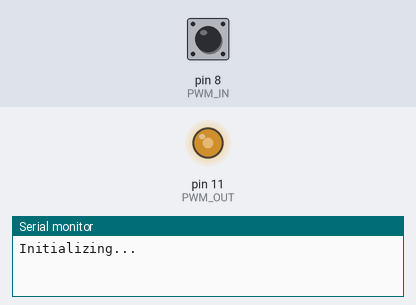
A sketch run on a simulated Arduino Uno, built with avr-gcc and run on an emulated ATmega328P. On the bench: output pins drawn as LEDs (lit = HIGH), the last lines printed to the serial monitor. The inputs (shaded band) are chosen by the test bench; at power-on: pin 8 (PWM_IN) LOW.

Above: at 1.2 s.
1.3 s: pin 8 (PWM_IN) driven HIGH
At 3.7 s:
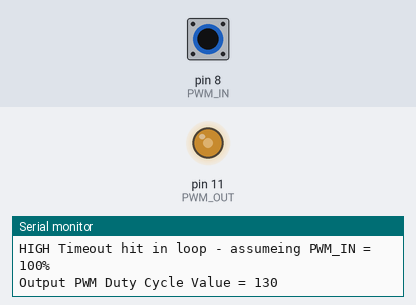
4.3 s: pin 8 (PWM_IN) driven LOW
At 4.9 s:
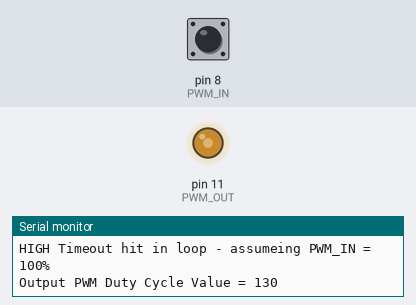
6.8 s: pin 8 (PWM_IN) pulsed HIGH 2 times (0.12 s each, 0.3 s apart)
Timing chart, 0 to 9.8 s (numbered marks = the images above; inputs shaded):
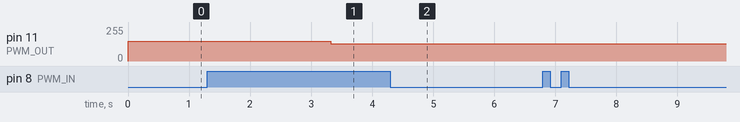

The sketch:

pwm-fan-modifier.ino
```cpp
#define PWM_IN       8  // Input PWM signal from motherboard
#define PWM_OUT      11 // Output PWM signal to fan

#define NUM_SAMPLES  32 // Look at x samples and average them to compute the PWM duty cycle and frequency
#define PWM_OFFSET   35 // Duty cycle that will be set if the PWM_IN signal is at 0%
#define MIN_DUTY_CYCLE 130

#define TIMEOUT      2000000 // Timeout counter limit.  If we exceed this number of microseconds without seeing an edge,
                             // assume the PWM has been set to 100% (if timeout high) or 0% (if timeout low)
                             // 2000000 microseconds = 2 seconds - the timeout needs to be greater than our delay count.

int PWMinState, prevInState;
unsigned long highTime[NUM_SAMPLES], lowTime[NUM_SAMPLES], pulseStart, pulseEnd;
unsigned long currentTime, highTimeOut, lowTimeOut;
int highTimerHit, lowTimerHit;
unsigned long highSum = 0;
unsigned long totalSum = 0;
unsigned long dutyCycle = 0;
unsigned long PWM_out_dutycycle;
int PWM_OUT_value;

void setup() {
  pinMode(PWM_IN, INPUT);

  // Start serial port for debug output
  Serial.begin(9600);
  Serial.print("Initializing...\n");

  // Set the PWM frequency for the PWM_OUT pin to the base frequency 31.25 kHz
  setPwmFrequency(PWM_OUT, 1);

  // Write initial PWM
  analogWrite(PWM_OUT, 150);

  // Initialize the timeout counters to 0
  highTimeOut = 0;
  lowTimeOut = 0;
  highTimerHit = 0;
  lowTimerHit = 0;

  // Read an initial value to get things started.
  prevInState = digitalRead(PWM_IN);
}

void loop() {
  int count;

  PWMinState = digitalRead(PWM_IN);

  if ((PWMinState == HIGH) && (prevInState == LOW)) {
    // Detected a rising edge on PWM_IN
    pulseStart = micros();
    highTimeOut = pulseStart;

    // Gather the next NUM_SAMPLES number of data points and calculate the PWM duty cycle and frequency
    for (count = 0; count < NUM_SAMPLES; count++) {
      while (digitalRead(PWM_IN) == HIGH) {
        // Sit in the while loop until we see a low and we'll just check the timeout counter
        currentTime = micros();
        if (currentTime < highTimeOut) {
          // The internal counter must have wrapped around, so we'll just reset the highTimeOut time
          highTimeOut = currentTime;
        } else if ((currentTime - highTimeOut) > TIMEOUT) {
          highTimerHit = 1;
          count = NUM_SAMPLES;  // Force us out of the for loop
          break;                // Break out of the while loop
        }
      }
      pulseEnd = micros();
      highTime[count] = pulseEnd - pulseStart;
      lowTimeOut = pulseEnd;

      while (digitalRead(PWM_IN) == LOW) {
        // Now we sit in the while loop until we see a high and we'll just check the timeout counter
        currentTime = micros();
        if (currentTime < lowTimeOut) {
          // The internal counter must have wrapped around, so we'll just reset the lowTimeOut time
          lowTimeOut = currentTime;
        } else if ((currentTime - lowTimeOut) > TIMEOUT) {
          lowTimerHit = 1;
          count = NUM_SAMPLES;  // Force us out of the for loop
          break;                // Break out of the while loop
        }
      }
      pulseStart = micros();
      lowTime[count] = pulseStart - pulseEnd;
      highTimeOut = pulseStart;
    }

    // Calculate the PWM duty cycle and frequency
    highSum = 0;
    totalSum = 0;
    dutyCycle = 0;

    if (highTimerHit == 1) {
      Serial.print("HIGH Timeout hit in loop - assumeing PWM_IN = 100%\n");
      dutyCycle = 100;
      highTimerHit = 0;       // Reset the timeout variables
      highTimeOut = micros();
    } else if (lowTimerHit == 1) {
      Serial.print("Low Timeout hit in loop - assumeing PWM_IN = 0%\n");
      dutyCycle = 0;
      lowTimerHit = 0;        // Reset the timeout variables
      lowTimeOut = micros();
    } else {
      for (count = 0; count < NUM_SAMPLES; count++) {
        highSum += highTime[count];
        totalSum += highTime[count] + lowTime[count];
      }
      dutyCycle = highSum * 100 / totalSum;
      Serial.print("Duty Cycle = High Time (");
      Serial.print(highSum);
      Serial.print(") / Total Time (");
      Serial.print(totalSum);
      Serial.print(") = ");
      Serial.print(dutyCycle);
      Serial.print("\n");
    }

    PWM_out_dutycycle = dutyCycle;
    if (PWM_out_dutycycle < MIN_DUTY_CYCLE) {
      PWM_out_dutycycle = MIN_DUTY_CYCLE;
    }
    Serial.print("Output PWM Duty Cycle Value = ");
    Serial.print(PWM_out_dutycycle);
    Serial.print("\n");

    PWM_OUT_value = PWM_out_dutycycle;
    analogWrite(PWM_OUT, PWM_OUT_value);
    delay(1000);
  } else if ((PWMinState == LOW) && (prevInState == HIGH)) {
    // Falling edge on PWM_IN
    lowTimeOut = micros();
  } else if (PWMinState == HIGH) {
    // If we don't see a transition, we'll just check the timeout counter
    currentTime = micros();
    if (currentTime < highTimeOut) {
      // The internal counter must have wrapped around, so we'll just reset the highTimeOut time
      highTimeOut = currentTime;
    } else if ((currentTime - highTimeOut) > TIMEOUT) {
      Serial.print("HIGH Timeout hit out of loop - assumeing PWM_IN = 100%\n");
      PWM_out_dutycycle = 100;
      Serial.print("Output PWM Duty Cycle Value = ");
      Serial.print(PWM_out_dutycycle);
      Serial.print("\n");
      PWM_OUT_value = PWM_out_dutycycle;
      analogWrite(PWM_OUT, PWM_OUT_value);

      highTimerHit = 0;       // Reset the timeout variables
      highTimeOut = micros();
    }
  } else if (PWMinState == LOW) {
    // If we don't see a transition, we'll just check the timeout counter
    currentTime = micros();
    if (currentTime < lowTimeOut) {
      // The internal counter must have wrapped around, so we'll just reset the lowTimeOut time
      lowTimeOut = currentTime;
    } else if ((currentTime - lowTimeOut) > TIMEOUT) {
      Serial.print("LOW Timeout hit out of loop - assumeing PWM_IN = 0%\n");
      dutyCycle = 0;
      PWM_out_dutycycle = dutyCycle;
      if (PWM_out_dutycycle < MIN_DUTY_CYCLE) {
        PWM_out_dutycycle = MIN_DUTY_CYCLE;
      }
      Serial.print("Output PWM Duty Cycle Value = ");
      Serial.print(PWM_out_dutycycle);
      Serial.print("\n");

      PWM_OUT_value = PWM_out_dutycycle;
      analogWrite(PWM_OUT, PWM_OUT_value);

      lowTimerHit = 0;       // Reset the timeout variables
      lowTimeOut = micros();
    }
  }

  prevInState = PWMinState;
}

/**
 * Divides a given PWM pin frequency by a divisor.
 *
 * The resulting frequency is equal to the base frequency divided by
 * the given divisor:
 *   - Base frequencies:
 *      o The base frequency for pins 3, 9, 10, and 11 is 31250 Hz.
 *      o The base frequency for pins 5 and 6 is 62500 Hz.
 *   - Divisors:
 *      o The divisors available on pins 5, 6, 9 and 10 are: 1, 8, 64,
 *        256, and 1024.
 *      o The divisors available on pins 3 and 11 are: 1, 8, 32, 64,
 *        128, 256, and 1024.
 *
 * PWM frequencies are tied together in pairs of pins. If one in a
 * pair is changed, the other is also changed to match:
 *   - Pins 5 and 6 are paired on timer0
 *   - Pins 9 and 10 are paired on timer1
 *   - Pins 3 and 11 are paired on timer2
 *
 * Note that this function will have side effects on anything else
 * that uses timers:
 *   - Changes on pins 3, 5, 6, or 11 may cause the delay() and
 *     millis() functions to stop working. Other timing-related
 *     functions may also be affected.
 *   - Changes on pins 9 or 10 will cause the Servo library to function
 *     incorrectly.
 *
 * Thanks to macegr of the Arduino forums for his documentation of the
 * PWM frequency divisors. His post can be viewed at:
 *   http://forum.arduino.cc/index.php?topic=16612#msg121031
 */
void setPwmFrequency(int pin, int divisor) {
  byte mode;
  if(pin == 5 || pin == 6 || pin == 9 || pin == 10) {
    switch(divisor) {
      case 1: mode = 0x01; break;
      case 8: mode = 0x02; break;
      case 64: mode = 0x03; break;
      case 256: mode = 0x04; break;
      case 1024: mode = 0x05; break;
      default: return;
    }
    if(pin == 5 || pin == 6) {
      TCCR0B = TCCR0B & 0b11111000 | mode;
    } else {
      TCCR1B = TCCR1B & 0b11111000 | mode;
    }
  } else if(pin == 3 || pin == 11) {
    switch(divisor) {
      case 1: mode = 0x01; break;
      case 8: mode = 0x02; break;
      case 32: mode = 0x03; break;
      case 64: mode = 0x04; break;
      case 128: mode = 0x05; break;
      case 256: mode = 0x06; break;
      case 1024: mode = 0x7; break;
      default: return;
    }
    TCCR2B = TCCR2B & 0b11111000 | mode;
  }
}
```

Measured:
- after the input at 1.3 s, pin 11 (PWM_OUT): 150/255 → 130/255 after 2.0 s instead of 0.72 s
- after the input at 4.3 s, pin 11 (PWM_OUT): stays 130/255 (without the input it goes to 100/255 after 1.0 s)
